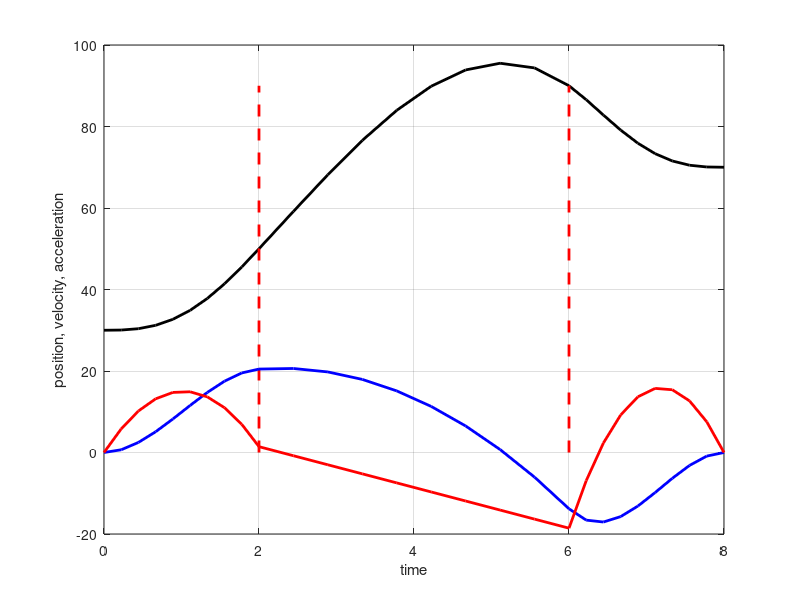

Here is the MATLAB script that generated this plot:
% Code to calculate the 4-3-4 trajectory
theta = [30 0 0 50 50 0 0 90 90 0 0 70 0 0]';
t1 = 2;
t2 = 4;
t3 = 2;

% Populate M matrix
M = zeros(14,14);
M(1,1) = 1;
M(2,2) = 1;
M(3,3) = 2;
M(4,1) = 1; M(4,2) = t1; M(4,3) = t1^2; M(4,4) = t1^3; M(4,5) = t1^4;
M(5,6) = 1;
M(6,2) = 1; M(6,3) = 2*t1; M(6,4) = 3*(t1^2); M(6,5) = 4*(t1^3); M(6,7) = -1; 
M(7,3) = 2; M(7,4) = 6*t1; M(7,5) = 12*(t1^2); M(7,8) = -2; 
M(8,6) = 1; M(8,7) = t2; M(8,8) = (t2^2); M(8,9) = (t2^3); 
M(9,10) = 1;
M(10,7) = 1; M(10,8) = 2*t2; M(10,9) = 3*(t2^2); M(10,11) = -1; 
M(11,8) = 2; M(11,9) = 6*t2; M(11,12) = -2;
M(12,10) = 1; M(12,11) = t3; M(12,12) = t3^2; M(12,13) = t3^3; M(12,14) = t3^4;
M(13,11) = 1; M(13,12) = 2*t3; M(13,13) = 3*(t3^2); M(13,14) = 4*(t3^3);
M(14,12) = 2; M(14,13) = 6*t3; M(14,14) = 12*(t3^2);

% Calculate C
C = M\theta;

% Calculate angular position, velocity, acceleration
ta = linspace(0,t1,10);
tb = linspace(0,t2,10);
tc = linspace(0,t3,10);
theta_a = C(1)+C(2)*ta+C(3)*ta.^2+C(4)*ta.^3+C(5)*ta.^4;
theta_b = C(6)+C(7)*tb+C(8)*tb.^2+C(9)*tb.^3;
theta_c = C(10)+C(11)*tc+C(12)*tc.^2+C(13)*tc.^3+C(14)*tc.^4;
dtheta_a = C(2)+2*C(3)*ta+3*C(4)*ta.^2+4*C(5)*ta.^3;
dtheta_b = C(7)+2*C(8)*tb+3*C(9)*tb.^2;
dtheta_c = C(11)+2*C(12)*tc+3*C(13)*tc.^2+4*C(14)*tc.^3;
ddtheta_a = 2*C(3)+6*C(4)*ta+12*C(5)*ta.^2;
ddtheta_b = 2*C(8)+6*C(9)*tb;
ddtheta_c = 2*C(12)+6*C(13)*tc+12*C(14)*tc.^2;

% Plot position, velocity, acceleration
figure
plot(ta,theta_a,'-k','LineWidth',2)
hold on
plot(t1+tb,theta_b,'-k','LineWidth',2)
plot(t1+t2+tc,theta_c,'-k','LineWidth',2)
grid on
xlim([0 t1+t2+t3])
plot(t1*[1 1],[0 max(theta)],'--r','LineWidth',2)
plot((t1+t2)*[1 1],[0 max(theta)],'--r','LineWidth',2)
plot(ta,dtheta_a,'-b','LineWidth',2)
plot(t1+tb,dtheta_b,'-b','LineWidth',2)
plot(t1+t2+tc,dtheta_c,'-b','LineWidth',2)
plot(ta,ddtheta_a,'-r','LineWidth',2)
plot(t1+tb,ddtheta_b,'-r','LineWidth',2)
plot(t1+t2+tc,ddtheta_c,'-r','LineWidth',2)
xlabel('time')
ylabel('position, velocity, acceleration')
